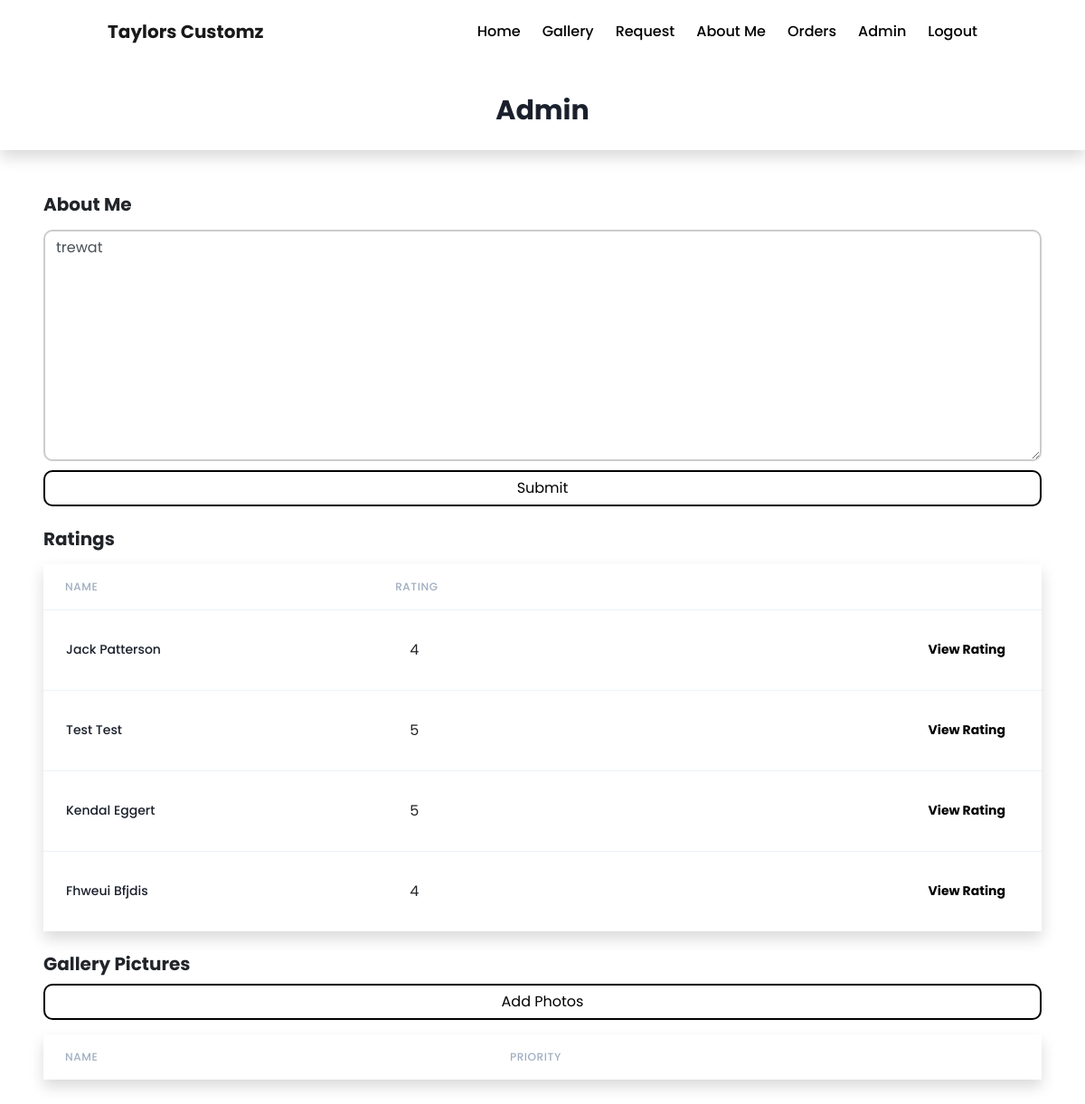
/data/dashboard (signed in), run on an earlier commit of the app's database.
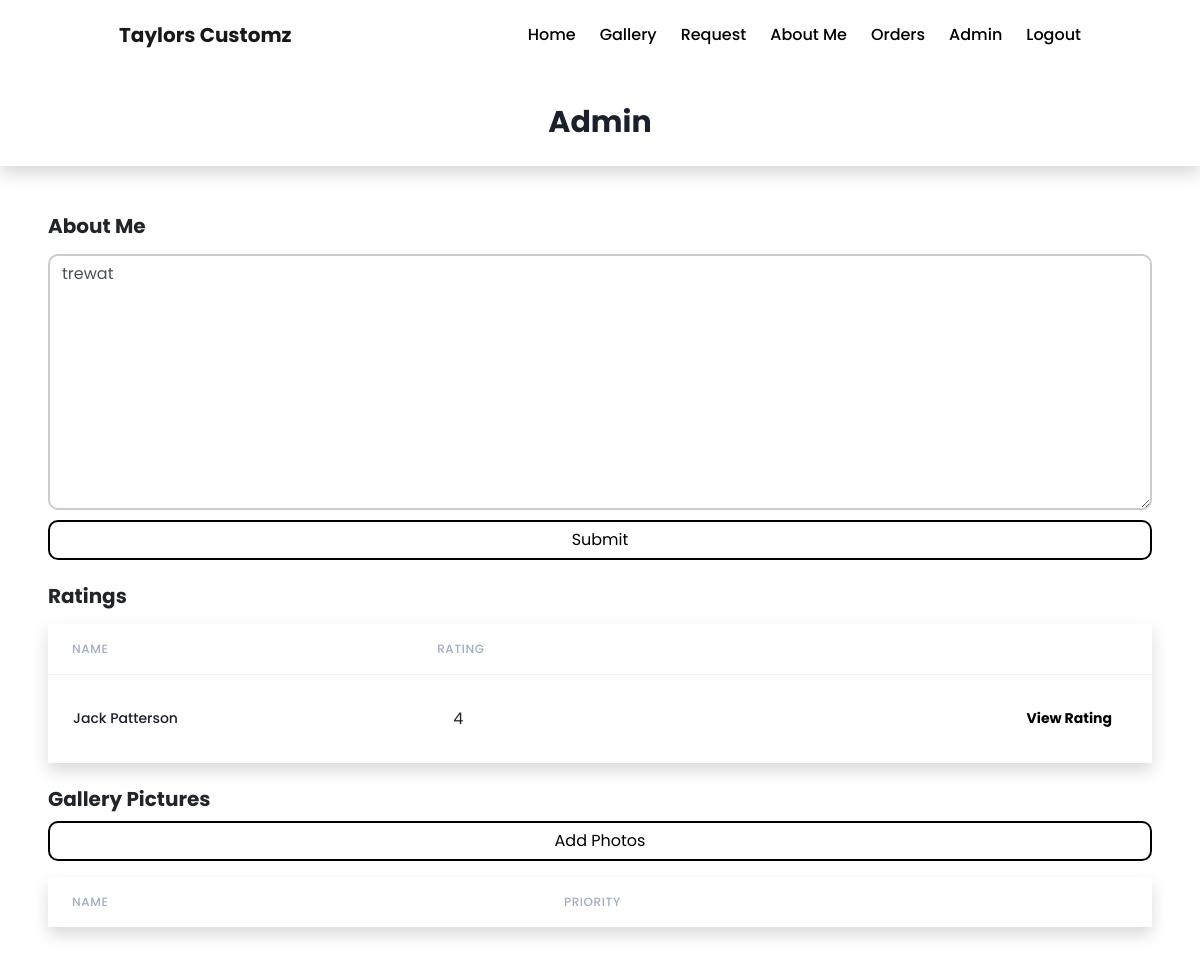
And on a later commit of the database.
### users/models.py (models this page shows, shortened)
class Reviews(models.Model):
    first_name = models.CharField(max_length=200)
    last_name = models.CharField(max_length=200)
    message = models.CharField(max_length=500)
    rating = models.IntegerField(verbose_name="Rating")
    active = models.BooleanField(default=False)

### users/views.py (the view, shortened to what this page needs)
# urls.py: path('data/dashboard', views.admin, name='admin-dash'),
@login_required
def admin(request):
    aboutMe = AboutMe.objects.get(active=True).description
    pictures = Pictures.objects.all()
    reviews = Reviews.objects.all()
    form = AboutMeForm(request.POST)
    context = {
        'form': form,
        'data': aboutMe,
        'reviews':  reviews,
        'pictures': pictures
    }
    return render(request, 'users/admin.html', context)

### users/forms.py
class AboutMeForm(forms.ModelForm):
	description = forms.CharField(widget=forms.Textarea(
		attrs={
			'class': 'form-control',
			'placeholder': 'About Me Message',
			'id': 'about-msg'
		}
	))
	class Meta:
		model = AboutMe
		exclude = ('active',)

### users/templates/users/admin.html (shortened to what this page needs)
{% extends 'users/base.html' %}
{% block styles %}
<link rel='stylesheet' href='../../static/users/assets/css/request.css'>
{% endblock styles %}
{% block content %}
<div class='p-5'>
    <h1 class='text-xl font-weight-bold mb-3'>About Me</h1>
    <div>
        <form method='POST'>
            {{form.description}}
            <button data-action='submit' type="submit" id='req-sbmt' class="btn btn-primary">Submit</button>
        </form>
    </div>
    <h1 class='text-xl font-weight-bold mt-4 mb-3'>Ratings</h1>
    <div class='bg-white shadow '>
        <table class="min-w-full divide-y divide-gray-200">
            <thead class="bg-gray-50">
                <tr>
                    <th scope="col"
                        class="px-6 py-3 text-left text-xs font-medium text-gray-500 uppercase tracking-wider ">
                        Name
                    </th>
                    <th scope="col"
                        class="px-6 py-3 text-left text-xs font-medium text-gray-500 uppercase tracking-wider">
                        Rating
                    </th>
                </tr>
            </thead>
            <tbody class="bg-white divide-y divide-gray-200">
                {% for r in reviews %}
                <tr class='transition-all hover:bg-gray-100 hover:m-5'>
                    <td class="py-4 whitespace-nowrap ">
                        <div class="flex items-center">
                            <div class="ml-4">
                                <div class="text-sm font-medium text-gray-900">
                                    {{r.first_name.capitalize}} {{r.last_name.capitalize}}
                                </div>
                            </div>
                        </div>
                    </td>
                    <td style='padding-left: 40px;'>{{r.rating}}</td>
                    <td></td>
                    <td></td>
                    <td class="px-6 py-4 whitespace-nowrap text-right text-sm font-medium">
                        <button onclick='window.location.href=href="{% url 'rating-review' r.id %}"'
                            class="transition-all h-10 items-center px-3 font-bold text-black hover:text-white hover:bg-black rounded-lg hover:shadow-lg hover:m-4 focus:bg-gray-700">View
                            Rating</button>
                    </td>
                </tr>
                {% endfor %}
            </tbody>
        </table>
    </div>
    <h1 class='text-xl font-weight-bold mt-4'>Gallery Pictures</h1>
    <button data-action='submit' id='req-sbmt' class="btn btn-primary" onclick='window.location.href=href="{% url 'picture-upload'%}"'>Add Photos</button>
    <div class='bg-white shadow mt-3'>
        <table class="min-w-full divide-y divide-gray-200">
            <thead class="bg-gray-50">
                <tr>
                    <th scope="col"
                        class="px-6 py-3 text-left text-xs font-medium text-gray-500 uppercase tracking-wider ">
                        Name
                    </th>
                    <th scope="col"
                        class="px-6 py-3 text-left text-xs font-medium text-gray-500 uppercase tracking-wider">
                        Priority
                    </th>
                </tr>
            </thead>
        </table>
    </div>
</div>
{% endblock content %}

What changed in the data, as far as the page shows it:
removed Reviews: first_name "Test", last_name "Test", rating "5"
removed Reviews: first_name "Kendal", last_name "Eggert", rating "5"
removed Reviews: first_name "Fhweui", last_name "Bfjdis", rating "4"
